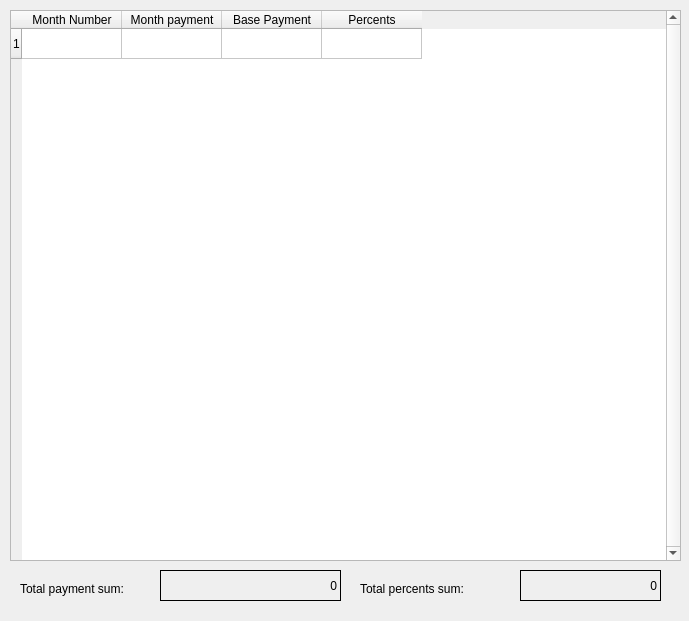
<?xml version="1.0" encoding="UTF-8"?>
<ui version="4.0">
 <class>Credit</class>
 <widget class="QWidget" name="Credit">
  <property name="geometry">
   <rect>
    <x>0</x>
    <y>0</y>
    <width>689</width>
    <height>621</height>
   </rect>
  </property>
  <property name="windowTitle">
   <string>Form</string>
  </property>
  <property name="layoutDirection">
   <enum>Qt::RightToLeft</enum>
  </property>
  <widget class="QTableWidget" name="TBCredit">
   <property name="geometry">
    <rect>
     <x>10</x>
     <y>10</y>
     <width>671</width>
     <height>551</height>
    </rect>
   </property>
   <property name="layoutDirection">
    <enum>Qt::LeftToRight</enum>
   </property>
   <property name="verticalScrollBarPolicy">
    <enum>Qt::ScrollBarAlwaysOn</enum>
   </property>
   <property name="sizeAdjustPolicy">
    <enum>QAbstractScrollArea::AdjustToContentsOnFirstShow</enum>
   </property>
   <property name="editTriggers">
    <set>QAbstractItemView::NoEditTriggers</set>
   </property>
   <property name="rowCount">
    <number>1</number>
   </property>
   <property name="columnCount">
    <number>4</number>
   </property>
   <attribute name="horizontalHeaderMinimumSectionSize">
    <number>80</number>
   </attribute>
   <row/>
   <column>
    <property name="text">
     <string>Month Number</string>
    </property>
    <property name="textAlignment">
     <set>AlignCenter</set>
    </property>
   </column>
   <column>
    <property name="text">
     <string>Month payment</string>
    </property>
    <property name="textAlignment">
     <set>AlignCenter</set>
    </property>
   </column>
   <column>
    <property name="text">
     <string>Base Payment</string>
    </property>
    <property name="textAlignment">
     <set>AlignCenter</set>
    </property>
   </column>
   <column>
    <property name="text">
     <string>Percents</string>
    </property>
    <property name="textAlignment">
     <set>AlignCenter</set>
    </property>
   </column>
  </widget>
  <widget class="QLabel" name="TotalSum">
   <property name="geometry">
    <rect>
     <x>160</x>
     <y>570</y>
     <width>181</width>
     <height>31</height>
    </rect>
   </property>
   <property name="layoutDirection">
    <enum>Qt::RightToLeft</enum>
   </property>
   <property name="frameShape">
    <enum>QFrame::Panel</enum>
   </property>
   <property name="text">
    <string>0</string>
   </property>
   <property name="alignment">
    <set>Qt::AlignRight|Qt::AlignTrailing|Qt::AlignVCenter</set>
   </property>
  </widget>
  <widget class="QLabel" name="label">
   <property name="geometry">
    <rect>
     <x>20</x>
     <y>580</y>
     <width>141</width>
     <height>17</height>
    </rect>
   </property>
   <property name="text">
    <string>Total payment sum:</string>
   </property>
  </widget>
  <widget class="QLabel" name="label_2">
   <property name="geometry">
    <rect>
     <x>360</x>
     <y>580</y>
     <width>141</width>
     <height>17</height>
    </rect>
   </property>
   <property name="text">
    <string>Total percents sum:</string>
   </property>
  </widget>
  <widget class="QLabel" name="TotalPercentsSum">
   <property name="geometry">
    <rect>
     <x>520</x>
     <y>570</y>
     <width>141</width>
     <height>31</height>
    </rect>
   </property>
   <property name="frameShape">
    <enum>QFrame::Panel</enum>
   </property>
   <property name="text">
    <string>0</string>
   </property>
   <property name="alignment">
    <set>Qt::AlignRight|Qt::AlignTrailing|Qt::AlignVCenter</set>
   </property>
  </widget>
 </widget>
 <resources/>
 <connections/>
</ui>
